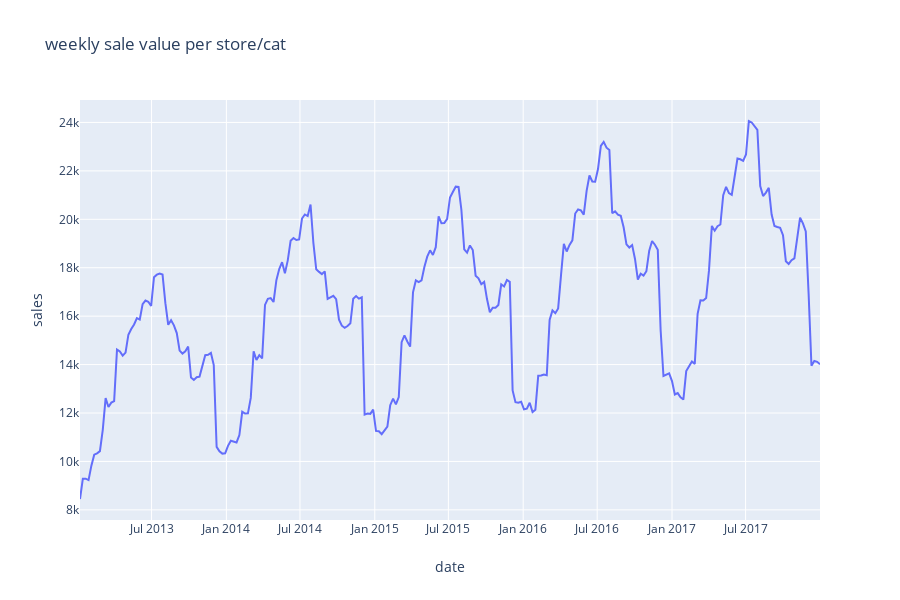

Here is the notebook cell this chart was saved with:
### Markdown cell above
### Per Shop Sales (weekly)

### Code cell
def store_sales_ts(store_id1, store_id2):
    
    """Weekly sale value per store or category"""
    
    df_train['sales'] = df_train['sales'].astype(float)
    sales_a = df_train[df_train['store'] == store_id1]['sales'].sort_index(ascending = True)
    sales_a = sales_a.resample('W').sum()
    sales_b = df_train[df_train['store'] == store_id2]['sales'].sort_index(ascending = True) # solve the reverse order
    sales_b = sales_b.resample('W').sum()
    fig1 = px.line(sales_a.reset_index(), x='date', y='sales', title='weekly sale value per store/cat')
    fig2 = px.line(sales_b.reset_index(), x='date', y='sales', title='weekly sale value per store/cat')

### Figure 1 — Plotly figure (JSON) as saved in the notebook; plotly's stock layout.template omitted (floating-point values rounded to 4 significant figures; data arrays with more than 128 entries replaced by an {"elided": "..."} marker saying what was removed)
{"data": [{"hoverlabel": {"namelength": 0}, "hovertemplate": "date=%{x}<br>sales=%{y}", "legendgroup": "", "line": {"color": "#636efa", "dash": "solid"}, "mode": "lines", "name": "", "showlegend": false, "type": "scatter", "uid": "71945a95-1024-4b12-8d6a-4c02ff7860ef", "x": {"elided": "261 str values"}, "xaxis": "x", "y": {"elided": "261 int values"}, "yaxis": "y"}], "layout": {"grid": {"xaxes": ["x"], "xgap": 0.1, "xside": "bottom", "yaxes": ["y"], "ygap": 0.1, "yside": "left"}, "height": 600, "legend": {"tracegroupgap": 0}, "title": {"text": "weekly sale value per store/cat"}, "xaxis": {"title": {"text": "date"}}, "yaxis": {"title": {"text": "sales"}}}}
